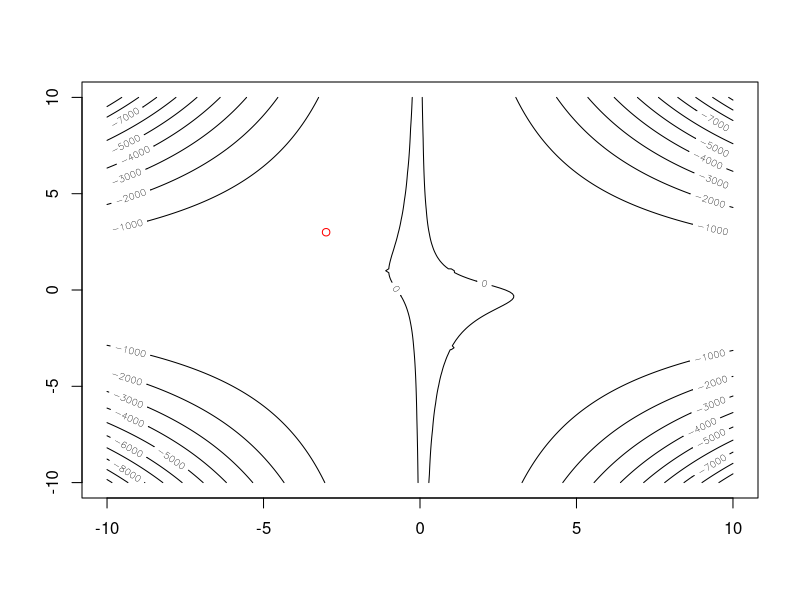

This chart was generated by the following R code:
## ---- chunk 1
knitr::opts_chunk$set(echo = TRUE)
## ---- chunk 2
f <- function(x, y){
  return(0)
}
f_x <- function(x,y){
  return(-2*x -2*x*y^2 -2*y +2)
}
f_y <- function(x,y){
  return(-2*x^2*y-2*x)
}
f_xy <- function(x,y){
  return(-4*x*y-2)
}
f_xx <- function(x,y){
  return(-2 -2*y^2)
}
f_yy <- function(x,y){
  return(-2*x^2)
}
get_hessian_mat <- function(x,y){
  hess <- matrix(c(f_xx(x,y), f_xy(x,y), f_xy(x,y), f_yy(x,y)), ncol=2)
  return(hess)
}

#get_hessian_mat(0,0)
## ---- chunk 3
f <- function(x,y){
  return(-x^2-x^2*y^2-2*x*y+2*x+2)
}

x <- seq(-10,10,0.1)
y <- seq(-10,10,0.1)

length(y)

points1 <- matrix(0,nrow=length(x), ncol=length(x))

for (i in 1:length(x)){
  for (q in 1:length(x)){
    points1[i,q] <- f(x[i], y[q])
  }
}


contour(x,y,points1)
points(-3,3,col="red")

